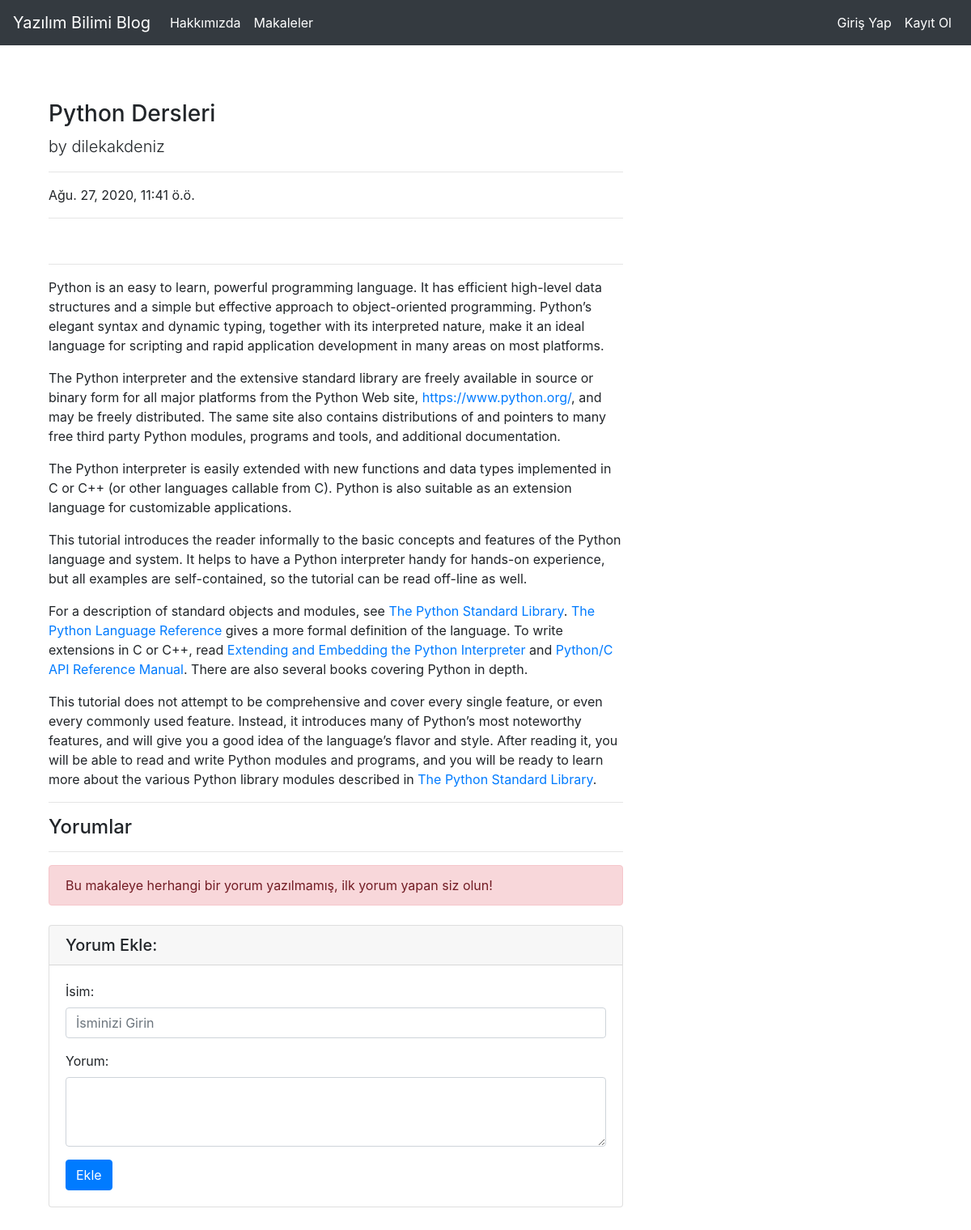
The page /articles/article/31 on the database its author committed.
### article/models.py (models this page shows, shortened)
class Article(models.Model):
    author = models.ForeignKey('auth.User', on_delete=models.CASCADE, verbose_name = "Yazar") #User tablosundan kullanıcı silindiği zaman buradan da sil 'on_delete'. varolan baika bir tabloyu göstermek istiyorsak Foreignkey kullanıyoruz.
    title = models.CharField(max_length=50, verbose_name = "Başlık")
    content = RichTextField()
    created_date = models.DateTimeField(auto_now_add=True, verbose_name = "Oluşturulma Tarihi")
    article_image = models.FileField(blank = True, null = True,verbose_name="Makaleye Fotoğraf Ekleyin")
    class Meta:
        ordering = ['-created_date']   #En son eklenen makale ilk gösteriliyor.

### article/views.py (the view)
# urls.py: path('article/<int:id>', views.detail, name = "detail"),
def detail(request,id):
    article = get_object_or_404(Article, id = id) #istenilen sorgu çalıştırılacak. eğer article yoksa 404 hatası döndürecek.
    comments = article.comments.all()
    return render(request,"detail.html",{"article" : article,"comments": comments})

### templates/detail.html (shortened to what this page needs)
{% extends "layout.html" %}
{% block body %}
 <div class="container">
    <div class="row">
      <div class="col-lg-8">
        <h3 class="mt-4">{{article.title}}</h3>
        <p class="lead">
          by
          {{article.author.username}}
        </p>
        <hr>
        <p>{{article.created_date}}</p>
        <hr>
        <hr>
        <p class = "lead">
        {{article.content |safe}}
        </p>
        <hr>
        <h4>Yorumlar</h4>
        <hr>
        {% if comments %}
          {% for comment in comments %}
            <div class="media mb-4">
              <img class="d-flex mr-3 rounded-circle" src="http://placehold.it/50x50" alt="">
              <div class="media-body">
                <h5 class="mt-0">{{comment.comment_author}}</h5>
                {{comment.comment_date}} <br>
                {{comment.comment_content}}
              </div>
            </div>
          {% endfor %}
        {% else %}
          <div class = "alert alert-danger">Bu makaleye herhangi bir yorum yazılmamış, ilk yorum yapan siz olun! </div>
        {% endif %}
        <div class="card my-4">
          <h5 class="card-header">Yorum Ekle:</h5>
            <div class="card-body">
              <form method= "post" action = "{% url 'article:comment' article.id%}">
                <div class="form-group">
                <label for="formGroupExampleInput">İsim:</label>
                <input name = "comment_author" type="text" class="form-control" id="formGroupExampleInput" placeholder="İsminizi Girin">
                </div>
                <div class="form-group">
                <label for="formGroupExampleInput">Yorum: </label>
                <textarea  name = "comment_content" class="form-control" rows="3"></textarea>
                </div>
                <button type="submit" class="btn btn-primary">Ekle</button>
              </form>
        </div>
  </div>
</div>
    </div>
  </div>
{% endblock body %}

### rows shown on the page
Article: title "Python Dersleri", author.username "dilekakdeniz", created_date "Ağu. 27, 2020, 11:41 ö.ö.", content "Python is an easy to learn, powerful programming language. It has efficient high-level data structures and a simple but effective approach to object-oriented programming. Python’s elegant syntax and dynamic typing, together with its interpreted nature, make it an ideal language for scripting and rapid application development in many areas on most platforms. The Python interpreter and the extensive standard library are freely available in source or binary form for all major platforms from the Python Web site, https://www.python.org/ , and may be freely distributed. The same site also contains distributions of and pointers to many free third party Python modules, programs and tools, and…"
